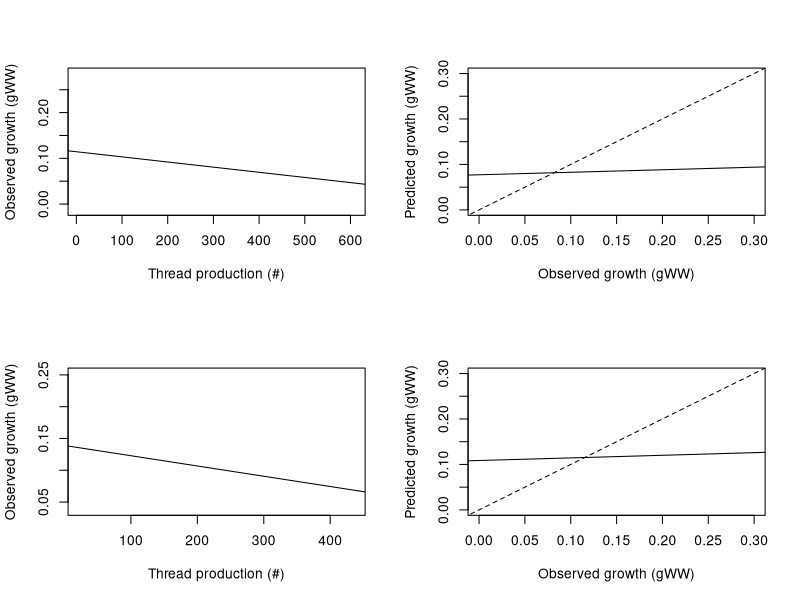
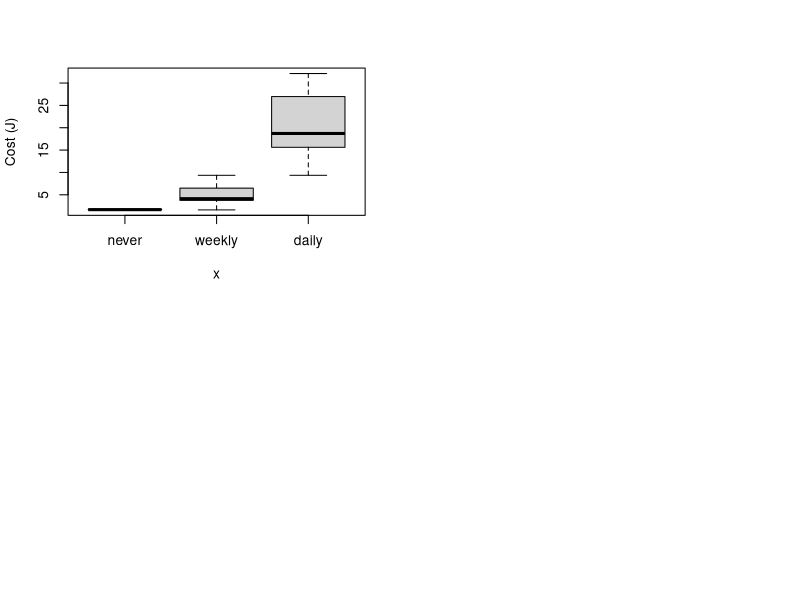
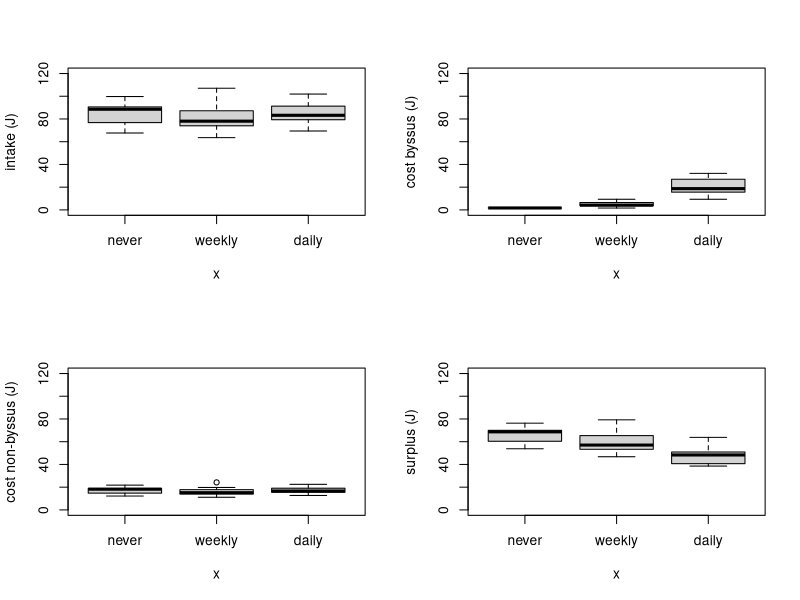
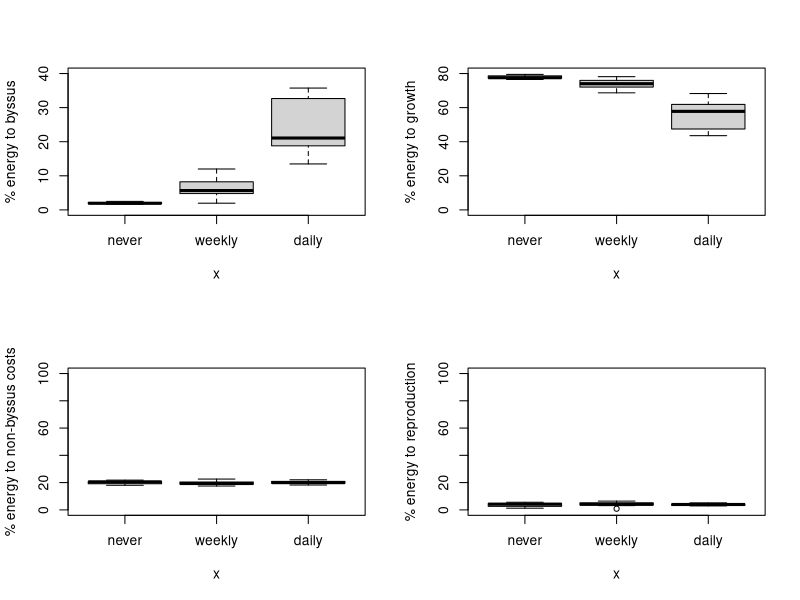
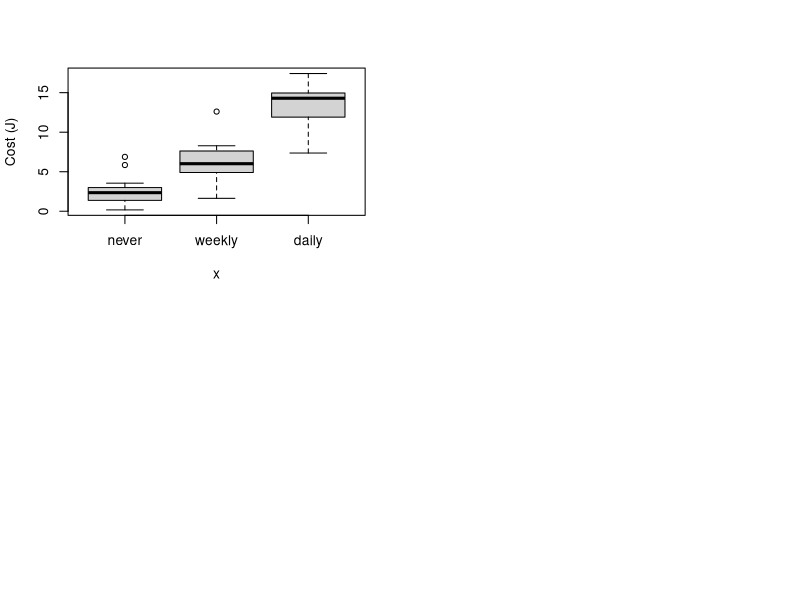
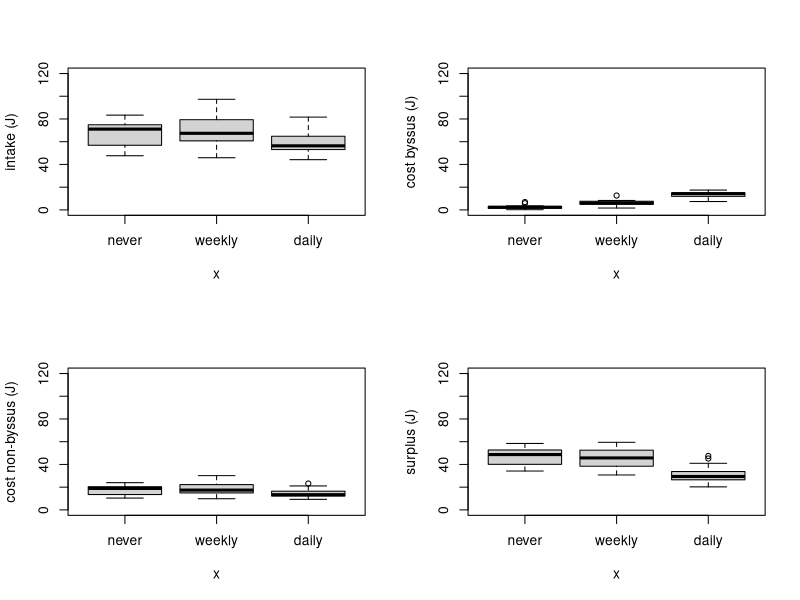
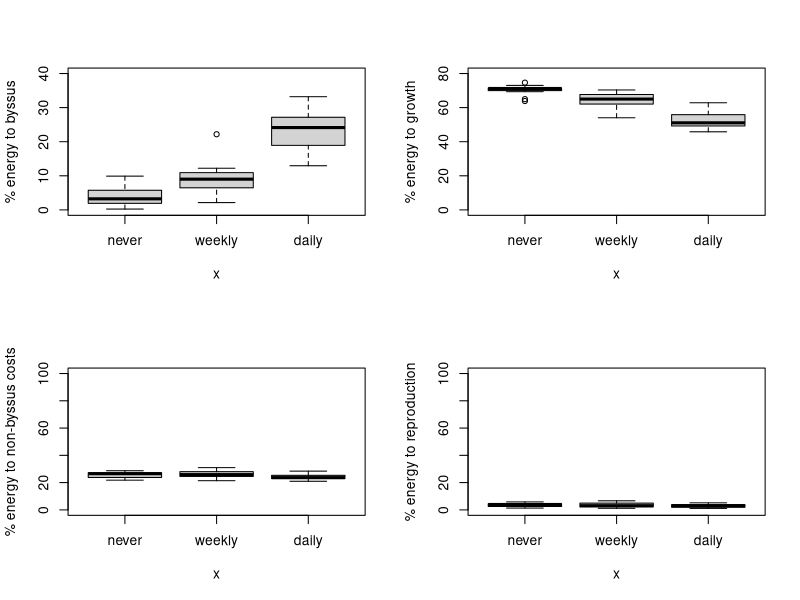

Generate these figures, in order, with R:
#_____________________________________________________________________----
# This is the main working model right now. Now I'm adding time as an aspect in... 
#===============================================#
# Model 5 - there is no gamma, and no cost of threads
# MLE estimation of cost of byssus given growth and thread production####
# With separate estimates of a and the cost of thread production 
# BUT including a baseline value
# -use Ken's suggestion of having their be a baseline... Tried that here. Doesn't change anything.
# I could assume that 0 thread cutting was for that baseline value. 
#===============================================#



mod.1 <- function(params, season) {
  food_scalar <- params[1] 
  cost_per_thread <- params[2]
  #baseline_byssus_multiplier <- 0.08
  sigma <- params[3]
  season <- season
  
  # conversion factors
  conversion_gWW_per_gDW <- 3.918 # From Summer 2015 collection, shape coeff estimation
  shape_coeff <- .304 # From Summer 2015 collection, shape coeff estimation 
  mass_ww_per_dw <- 3.9 #coverts from mass_DW (dry weight) to mass_WW (wet weight)
  
  # exponents ####
  d <- 0.67 # intake; the model is very sensitive to this. (hope this is an exponent for g WW not mg WW)
  e <- 1 # the model is very sensitive to this (hope this is an exponent for g WW not mg WW)
  
  # calculation of b
  respiration_reference_J_per_day <- 0.07*4.75*4.184*24 # Units: J / (day) from 0.07mlO2/hr, Fly and Hilbish 2013
  respiration_reference_gDW <- 0.24 # Fly and Hilbish 2013
  respiration_reference_gWW <- respiration_reference_gDW * 3.9 # Using wet:dry conversion
  b_permass <- respiration_reference_J_per_day / (respiration_reference_gWW)^e # Note that e is just 1
  b_J_per_g_WW_per_day <- b_permass # Units: J / (gWW * day)
  
  # Temp response, other  ####
  Tmult_cost <- 1
  Tmult_int <- 1
  reprod_multiplier <- 1 # reproduction multiplier, brachi was 1, but if k is about half and half then this should be more like .5
  opt_size_reducer <- 1 # lets reproduction equal surplus early
  
  # other parameters ####
  en_density_g_p_J <- .002 #energy_density
  size_maturity <- 10 # mg, size at maturity, 3000mg from tross del_M calc worksheet, somatic<full tissue weight
  
  # calculated scalers
  b <- b_J_per_g_WW_per_day*Tmult_cost #Wait the byssus multiplier is earlier here than I thought
  
  Wopt_measured_gDW <- 0.8 #gDW from sample collection
  Wopt_measured_gWW <- Wopt_measured_gDW * conversion_gWW_per_gDW
  a_fromWopt <- (b*e)/((Wopt_measured_gWW)^(d-e)*d) # backwards calculation of a
  a_J_per_day_per_food_scalar <- a_fromWopt
  a <- a_J_per_day_per_food_scalar*food_scalar*Tmult_int
  
  # import data ####
  setwd("~/BE/BE/Datasets")
  df <- read.csv(file="Spring_Fall.csv", stringsAsFactors = FALSE)
  df$treatment <- as.factor(df$treatment)
  df$season <- as.factor(df$season)
  df$treatment <- ordered(df$treatment, levels = c("never", "weekly","daily"))
  df <- df[df$season==season,]
  df.never <- df[df$treatment=="never",]
  
  # all data
  df <- df[!is.na(df$len_init_QC)&!is.na(df$len_final_QC),]
  len_init <- df[df$season==season,]$len_init_QC/10 #converted from mm to cm
  len_final <- df[df$season==season,]$len_final_QC/10# converted from mm to cm
  thread_num <- df[df$season==season,]$thread_count_QC
  mass_ww_init <- (len_init*.304)^3
  mass_ww_final <- (len_final*.304)^3
  mass_ww <- mass_ww_init
  growth_shell <- len_final-len_init
  growth_tissue <- mass_ww_final-mass_ww_init
  gonad_wt_dry <- df[df$season==season,]$gonad_wt_dry
  total_wt_dry <- df[df$season==season,]$total_wt_dry
  gonad_proportion <- gonad_wt_dry / total_wt_dry
  
  # model####
  intake <- a*(mass_ww^d) #good, this is already in mass_ww... hope this is g not mg
  cost <- b*(mass_ww^e) #*(1-baseline_byssus_multiplier)
  # byssus_baseline <- b*(mass_ww^e)*baseline_byssus_multiplier
  byssus_induced <- thread_num*cost_per_thread
  reproduction <- 0
  model.predG_J <- intake-cost-byssus_induced-reproduction #predicts mussel growth in J
  model.predG_g <- model.predG_J*en_density_g_p_J  #predicts mussel growth in g DW or WW???
  out <- data.frame(
    growth_tissue = growth_tissue,
    model.predG_g = model.predG_g
  )
  return(out)
}

#For troubleshooting:
params <- c(food = 3, cost_induced_byssus = 0.01, sigma = 100)
season <- "Autumn"
out <- mod.1(params,season)
growth_tissue <- out$growth_tissue
model.predG_g <- out$model.predG_g
#plot(growth_tissue,model.predG_g)

#
a.est.NLL1 <- function(params, season) {
  out <- mod.1(params,season)
  growth_tissue <- out$growth_tissue
  model.predG_g <- out$model.predG_g
  sigma <- params[3]
  NLL <- -sum(dnorm(x=growth_tissue, mean=model.predG_g, sd=sigma, log=TRUE))
  return(NLL)
}

Autumn.est <- optim(fn=a.est.NLL1, par=c(food = 3, cost_induced_byssus = 0.01, sigma = 100), season = "Autumn") # par are the starting values
Spring.est <- optim(fn=a.est.NLL1, par=c(food = 3, cost_induced_byssus = 0.01, sigma = 100), season = "Spring") # par are the starting values


#=====================
#plot####
#=====================

a.plot.NLL1 <- function(params, season) {
  out <- mod.1(params,season)
  growth_tissue <- out$growth_tissue
  model.predG_g <- out$model.predG_g
  
  # import data ####
  setwd("~/BE/BE/Datasets")
  df <- read.csv(file="Spring_Fall.csv")
  df <- df[df$season==season,]
  df <- df[!is.na(df$len_init_QC)&!is.na(df$len_final_QC),]
  
  p.1 <- lm(growth_tissue~ df$thread_count_QC)
  plot(x = df$thread_count_QC, y = growth_tissue, 
       col = as.numeric(df$treatment)+26,
       pch = 19,
       xlab = "Thread production (#)",
       ylab = "Observed growth (gWW)"
  )
  abline(p.1)
  
  p.2 <- lm(model.predG_g~growth_tissue)
  plot(x = growth_tissue, y = model.predG_g, 
       col = as.numeric(df$treatment)+26,
       pch = 19,
       ylim = c(0,.3), xlim = c(0,.3),
       xlab = "Observed growth (gWW)",
       ylab = "Predicted growth (gWW)"
  )
  abline(p.2)
  x <- seq(from = -.4, to=.4, by=.1)
  lines(x,x, lty = 2)
}

dev.off()
par(mfrow = c(2,2),mar = c(5,4,4,2)+0.1)
a.plot.NLL1(par=c(food = Autumn.est$par[1], cost_per_byssus = Autumn.est$par[2], sigma = Autumn.est$par[3]), season = "Autumn")
a.plot.NLL1(par=c(food = Spring.est$par[1], cost_per_byssus = Spring.est$par[2], sigma = Spring.est$par[3]), season = "Spring")


# plot cost using estimated costs. 
#Spring####
season <- "Spring"

# import data ####
setwd("~/BE/BE/Datasets")
df <- read.csv(file="Spring_Fall.csv", stringsAsFactors = FALSE)
df$treatment <- as.factor(df$treatment)
df$season <- as.factor(df$season)
df$treatment <- ordered(df$treatment, levels = c("never", "weekly","daily"))
df <- df[df$season==season,]
df <- df[!is.na(df$len_init_QC)&!is.na(df$len_final_QC),]
df.never <- df[df$treatment=="never",]


plot(df$treatment, df$thread_count_QC*Spring.est$par[2], ylab = "Cost (J)")

params <- Spring.est$par

food_scalar <- params[1] 
cost_per_thread <- params[2]
#baseline_byssus_multiplier <- 0.08
sigma <- params[3]
season <- season

# conversion factors
conversion_gWW_per_gDW <- 3.918 # From Summer 2015 collection, shape coeff estimation
shape_coeff <- .304 # From Summer 2015 collection, shape coeff estimation 
mass_ww_per_dw <- 3.9 #coverts from mass_DW (dry weight) to mass_WW (wet weight)

# exponents ####
d <- 0.67 # intake; the model is very sensitive to this. (hope this is an exponent for g WW not mg WW)
e <- 1 # the model is very sensitive to this (hope this is an exponent for g WW not mg WW)

# calculation of b
respiration_reference_J_per_day <- 0.07*4.75*4.184*24 # Units: J / (day) from 0.07mlO2/hr, Fly and Hilbish 2013
respiration_reference_gDW <- 0.24 # Fly and Hilbish 2013
respiration_reference_gWW <- respiration_reference_gDW * 3.9 # Using wet:dry conversion
b_permass <- respiration_reference_J_per_day / (respiration_reference_gWW)^e # Note that e is just 1
b_J_per_g_WW_per_day <- b_permass # Units: J / (gWW * day)

# Temp response, other  ####
Tmult_cost <- 1
Tmult_int <- 1
reprod_multiplier <- 1 # reproduction multiplier, brachi was 1, but if k is about half and half then this should be more like .5
opt_size_reducer <- 1 # lets reproduction equal surplus early

# other parameters ####
en_density_g_p_J <- .002 *29 #energy_density
size_maturity <- 10 # mg, size at maturity, 3000mg from tross del_M calc worksheet, somatic<full tissue weight

# calculated scalers
b <- b_J_per_g_WW_per_day*Tmult_cost #Wait the byssus multiplier is earlier here than I thought

Wopt_measured_gDW <- 0.8 #gDW from sample collection
Wopt_measured_gWW <- Wopt_measured_gDW * conversion_gWW_per_gDW
a_fromWopt <- (b*e)/((Wopt_measured_gWW)^(d-e)*d) # backwards calculation of a
a_J_per_day_per_food_scalar <- a_fromWopt
a <- a_J_per_day_per_food_scalar*food_scalar*Tmult_int

# import data ####
setwd("~/BE/BE/Datasets")
df <- read.csv(file="Spring_Fall.csv", stringsAsFactors = FALSE)
df$treatment <- as.factor(df$treatment)
df$season <- as.factor(df$season)
df$treatment <- ordered(df$treatment, levels = c("never", "weekly","daily"))
df <- df[df$season==season,]
df.never <- df[df$treatment=="never",]

# all data
df <- df[!is.na(df$len_init_QC)&!is.na(df$len_final_QC),]
len_init <- df[df$season==season,]$len_init_QC/10 #converted from mm to cm
len_final <- df[df$season==season,]$len_final_QC/10# converted from mm to cm
thread_num <- df[df$season==season,]$thread_count_QC
mass_ww_init <- (len_init*.304)^3
mass_ww_final <- (len_final*.304)^3
mass_ww <- mass_ww_init
growth_shell <- len_final-len_init
growth_tissue <- mass_ww_final-mass_ww_init
gonad_wt_dry <- df[df$season==season,]$gonad_wt_dry
total_wt_dry <- df[df$season==season,]$total_wt_dry
gonad_proportion <- gonad_wt_dry / total_wt_dry

# model####
intake <- a*(mass_ww^d) #good, this is already in mass_ww... hope this is g not mg
cost <- b*(mass_ww^e) #*(1-baseline_byssus_multiplier)
# byssus_baseline <- b*(mass_ww^e)*baseline_byssus_multiplier
byssus_induced <- thread_num*cost_per_thread
reproduction <- 0
model.predG_J <- intake-cost-byssus_induced-reproduction #predicts mussel growth in J
model.predG_g <- model.predG_J*en_density_g_p_J  #predicts mussel growth in g DW or WW???

length(df$treatment)
length(model.predG_J)


new <- data.frame(treat = df$treatment, pred_J =model.predG_J)
new$treat <- as.factor(new$treat)

dev.off()
par(mfrow = c(2,2))

plot(new$treat, intake, ylim = c(0,120), ylab = "intake (J)")

plot(new$treat,byssus_induced, ylim = c(0,120), ylab = "cost byssus (J)")

plot(new$treat,cost, ylim = c(0,120), ylab = "cost non-byssus (J)")

plot(new$treat,new$pred_J, ylim = c(0,120), ylab = "surplus (J)")


dev.off()
par(mfrow = c(2,2))

prop_byss <- byssus_induced / (intake)
plot(new$treat, prop_byss*100, ylim = c(0,40),  ylab = "% energy to byssus")

prop_predG_J <- new$pred_J/ intake
plot(new$treat,prop_predG_J*100, ylim = c(0,80), ylab = "% energy to growth")

prop_byss <- cost / (intake)
plot(new$treat, prop_byss*100, ylim = c(0,100), ylab = "% energy to non-byssus costs")

plot(df$treatment, gonad_proportion*100*prop_byss, ylim = c(0,100), ylab = "% energy to reproduction")

# plot cost using estimated costs. 
#Autumn####
season <- "Autumn"

# import data ####
setwd("~/BE/BE/Datasets")
df <- read.csv(file="Spring_Fall.csv", stringsAsFactors = FALSE)
df$treatment <- as.factor(df$treatment)
df$season <- as.factor(df$season)
df$treatment <- ordered(df$treatment, levels = c("never", "weekly","daily"))
df <- df[df$season==season,]
df <- df[!is.na(df$len_init_QC)&!is.na(df$len_final_QC),]
df.never <- df[df$treatment=="never",]


plot(df$treatment, df$thread_count_QC*Autumn.est$par[2], ylab = "Cost (J)")

params <- Autumn.est$par

food_scalar <- params[1] 
cost_per_thread <- params[2]
#baseline_byssus_multiplier <- 0.08
sigma <- params[3]
season <- season

# conversion factors
conversion_gWW_per_gDW <- 3.918 # From Summer 2015 collection, shape coeff estimation
shape_coeff <- .304 # From Summer 2015 collection, shape coeff estimation 
mass_ww_per_dw <- 3.9 #coverts from mass_DW (dry weight) to mass_WW (wet weight)

# exponents ####
d <- 0.67 # intake; the model is very sensitive to this. (hope this is an exponent for g WW not mg WW)
e <- 1 # the model is very sensitive to this (hope this is an exponent for g WW not mg WW)

# calculation of b
respiration_reference_J_per_day <- 0.07*4.75*4.184*24 # Units: J / (day) from 0.07mlO2/hr, Fly and Hilbish 2013
respiration_reference_gDW <- 0.24 # Fly and Hilbish 2013
respiration_reference_gWW <- respiration_reference_gDW * 3.9 # Using wet:dry conversion
b_permass <- respiration_reference_J_per_day / (respiration_reference_gWW)^e # Note that e is just 1
b_J_per_g_WW_per_day <- b_permass # Units: J / (gWW * day)

# Temp response, other  ####
Tmult_cost <- 1
Tmult_int <- 1
reprod_multiplier <- 1 # reproduction multiplier, brachi was 1, but if k is about half and half then this should be more like .5
opt_size_reducer <- 1 # lets reproduction equal surplus early

# other parameters ####
en_density_g_p_J <- .002 #energy_density
size_maturity <- 10 # mg, size at maturity, 3000mg from tross del_M calc worksheet, somatic<full tissue weight

# calculated scalers
b <- b_J_per_g_WW_per_day*Tmult_cost #Wait the byssus multiplier is earlier here than I thought

Wopt_measured_gDW <- 0.8 #gDW from sample collection
Wopt_measured_gWW <- Wopt_measured_gDW * conversion_gWW_per_gDW
a_fromWopt <- (b*e)/((Wopt_measured_gWW)^(d-e)*d) # backwards calculation of a
a_J_per_day_per_food_scalar <- a_fromWopt
a <- a_J_per_day_per_food_scalar*food_scalar*Tmult_int

# import data ####
setwd("~/BE/BE/Datasets")
df <- read.csv(file="Spring_Fall.csv", stringsAsFactors = FALSE)
df$treatment <- as.factor(df$treatment)
df$season <- as.factor(df$season)
df$treatment <- ordered(df$treatment, levels = c("never", "weekly","daily"))
df <- df[df$season==season,]
df.never <- df[df$treatment=="never",]

# all data
df <- df[!is.na(df$len_init_QC)&!is.na(df$len_final_QC),]
len_init <- df[df$season==season,]$len_init_QC/10 #converted from mm to cm
len_final <- df[df$season==season,]$len_final_QC/10# converted from mm to cm
thread_num <- df[df$season==season,]$thread_count_QC
mass_ww_init <- (len_init*.304)^3
mass_ww_final <- (len_final*.304)^3
mass_ww <- mass_ww_init
growth_shell <- len_final-len_init
growth_tissue <- mass_ww_final-mass_ww_init
gonad_wt_dry <- df[df$season==season,]$gonad_wt_dry
total_wt_dry <- df[df$season==season,]$total_wt_dry
gonad_proportion <- gonad_wt_dry / total_wt_dry

# model####
intake <- a*(mass_ww^d) #good, this is already in mass_ww... hope this is g not mg
cost <- b*(mass_ww^e) #*(1-baseline_byssus_multiplier)
# byssus_baseline <- b*(mass_ww^e)*baseline_byssus_multiplier
byssus_induced <- thread_num*cost_per_thread
reproduction <- 0
model.predG_J <- intake-cost-byssus_induced-reproduction #predicts mussel growth in J
model.predG_g <- model.predG_J*en_density_g_p_J  #predicts mussel growth in g DW or WW???

length(df$treatment)
length(model.predG_J)


new <- data.frame(treat = df$treatment, pred_J =model.predG_J)
new$treat <- as.factor(new$treat)

dev.off()
par(mfrow = c(2,2))

plot(new$treat, intake, ylim = c(0,120), ylab = "intake (J)")

plot(new$treat,byssus_induced, ylim = c(0,120), ylab = "cost byssus (J)")

plot(new$treat,cost, ylim = c(0,120), ylab = "cost non-byssus (J)")

plot(new$treat,new$pred_J, ylim = c(0,120), ylab = "surplus (J)")


dev.off()
par(mfrow = c(2,2))

prop_byss <- byssus_induced / (intake)
plot(new$treat, prop_byss*100, ylim = c(0,40),  ylab = "% energy to byssus")

prop_predG_J <- new$pred_J/ intake
plot(new$treat,prop_predG_J*100, ylim = c(0,80), ylab = "% energy to growth")

prop_byss <- cost / (intake)
plot(new$treat, prop_byss*100, ylim = c(0,100), ylab = "% energy to non-byssus costs")

plot(df$treatment, gonad_proportion*100*prop_byss, ylim = c(0,100), ylab = "% energy to reproduction")




# Some things to try... 
# -use frequency of manipulation rather than number of threads (.3per week, 1per week, 7per week) ... 
# -use Ken's suggestion of having their be a baseline... Tried that here.
# -calculate with same cost of threads
# -perform a monte carlo on a and threads



# Some things to try... 
# -use frequency of manipulation rather than number of threads (.3per week, 1per week, 7per week) ... 
# -use Ken's suggestion of having their be a baseline... Tried that here.
# -calculate with same cost of threads
# -perform a monte carlo on a and threads
